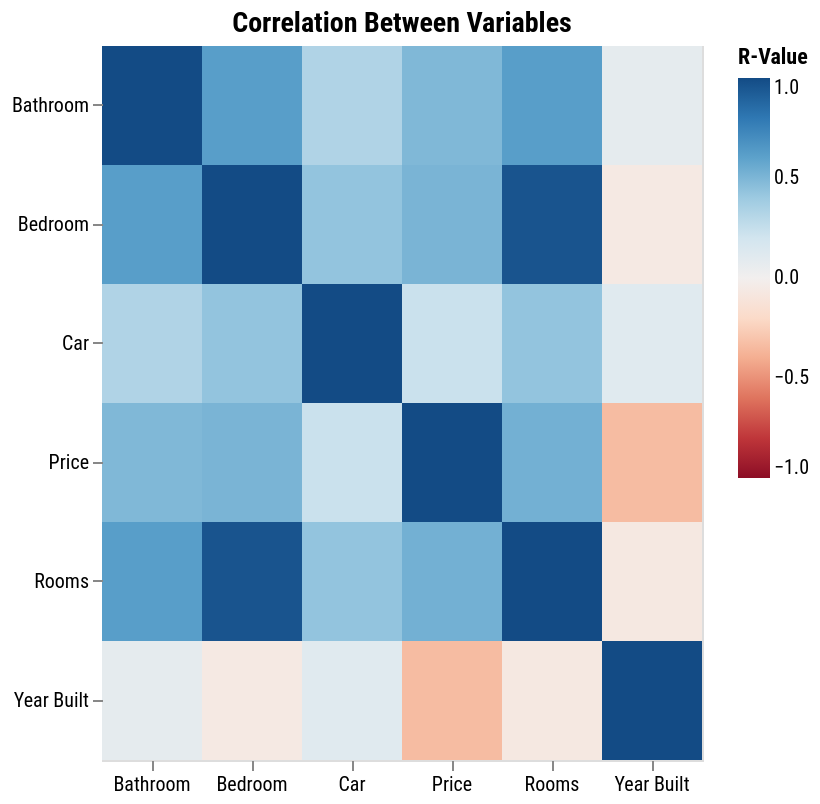

Express this chart as Vega-Lite.
### Vega-Lite specification from a JSON file in a GitHub repository (floating-point values rounded to 4 significant figures)
{"$schema": "https://vega.github.io/schema/vega-lite/v5.json", "title": "Correlation Between Variables", "height": 357, "width": "container", "data": {"values": [{"Variable 1": "Price", "Variable 2": "Price", "count": 1}, {"Variable 1": "Price", "Variable 2": "Rooms", "count": 0.53}, {"Variable 1": "Price", "Variable 2": "Bedroom", "count": 0.51}, {"Variable 1": "Price", "Variable 2": "Bathroom", "count": 0.49}, {"Variable 1": "Price", "Variable 2": "Car", "count": 0.23}, {"Variable 1": "Price", "Variable 2": "Year Built", "count": -0.34}, {"Variable 1": "Rooms", "Variable 2": "Price", "count": 0.53}, {"Variable 1": "Rooms", "Variable 2": "Rooms", "count": 1}, {"Variable 1": "Rooms", "Variable 2": "Bedroom", "count": 0.96}, {"Variable 1": "Rooms", "Variable 2": "Bathroom", "count": 0.62}, {"Variable 1": "Rooms", "Variable 2": "Car", "count": 0.43}, {"Variable 1": "Rooms", "Variable 2": "Year Built", "count": -0.07}, {"Variable 1": "Bedroom", "Variable 2": "Price", "count": 0.51}, {"Variable 1": "Bedroom", "Variable 2": "Rooms", "count": 0.96}, {"Variable 1": "Bedroom", "Variable 2": "Bedroom", "count": 1}, {"Variable 1": "Bedroom", "Variable 2": "Bathroom", "count": 0.62}, {"Variable 1": "Bedroom", "Variable 2": "Car", "count": 0.43}, {"Variable 1": "Bedroom", "Variable 2": "Year Built", "count": -0.06}, {"Variable 1": "Bathroom", "Variable 2": "Price", "count": 0.49}, {"Variable 1": "Bathroom", "Variable 2": "Rooms", "count": 0.62}, {"Variable 1": "Bathroom", "Variable 2": "Bedroom", "count": 0.62}, {"Variable 1": "Bathroom", "Variable 2": "Bathroom", "count": 1}, {"Variable 1": "Bathroom", "Variable 2": "Car", "count": 0.33}, {"Variable 1": "Bathroom", "Variable 2": "Year Built", "count": 0.08}, {"Variable 1": "Car", "Variable 2": "Price", "count": 0.23}, {"Variable 1": "Car", "Variable 2": "Rooms", "count": 0.43}, {"Variable 1": "Car", "Variable 2": "Bedroom", "count": 0.43}, {"Variable 1": "Car", "Variable 2": "Bathroom", "count": 0.33}, {"Variable 1": "Car", "Variable 2": "Car", "count": 1}, {"Variable 1": "Car", "Variable 2": "Year Built", "count": 0.11}, {"Variable 1": "Year Built", "Variable 2": "Price", "count": -0.34}, {"Variable 1": "Year Built", "Variable 2": "Rooms", "count": -0.07}, {"Variable 1": "Year Built", "Variable 2": "Bedroom", "count": -0.06}, {"Variable 1": "Year Built", "Variable 2": "Bathroom", "count": 0.08}, {"Variable 1": "Year Built", "Variable 2": "Car", "count": 0.11}, {"Variable 1": "Year Built", "Variable 2": "Year Built", "count": 1}]}, "params": [{"name": "highlight", "select": "point"}], "mark": {"type": "rect", "strokeWidth": 2}, "encoding": {"y": {"field": "Variable 1", "type": "nominal", "title": ""}, "x": {"field": "Variable 2", "type": "nominal", "title": "", "axis": {"labelAngle": 0}}, "tooltip": [{"field": "Variable 1", "type": "nominal"}, {"field": "Variable 2", "type": "nominal"}, {"field": "count", "type": "quantitative", "title": "R-Value"}], "fill": {"field": "count", "type": "quantitative", "title": "R-Value", "scale": {"domain": [-1, 1], "scheme": "redblue"}}, "stroke": {"condition": {"param": "highlight", "empty": false, "value": "black"}, "value": null}, "opacity": {"condition": {"param": "highlight", "value": 1}, "value": 0.5}, "order": {"condition": {"param": "highlight", "value": 1}, "value": 0}}, "config": {"scale": {"bandPaddingInner": 0, "bandPaddingOuter": 0}, "view": {"step": 50}, "range": {"color": "diverging", "ramp": {"scheme": "redblue"}}, "font": "Roboto Condensed", "axis": {"domain": false, "labelFont": "Roboto Condensed"}, "title": {"font": "Roboto Condensed", "fontSize": 14, "dx": 0}}}
